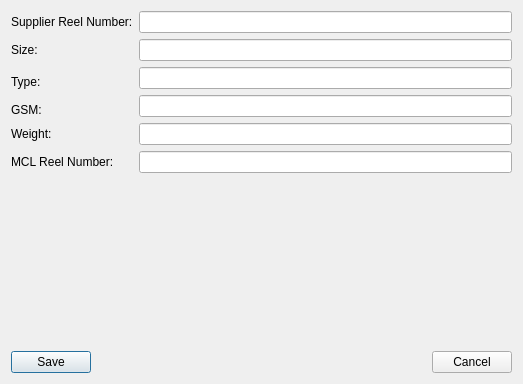
<?xml version="1.0" encoding="UTF-8"?>
<ui version="4.0">
 <class>IMS_Reels</class>
 <widget class="QDialog" name="IMS_Reels">
  <property name="geometry">
   <rect>
    <x>0</x>
    <y>0</y>
    <width>523</width>
    <height>384</height>
   </rect>
  </property>
  <property name="windowTitle">
   <string>Reel Details</string>
  </property>
  <layout class="QVBoxLayout" name="verticalLayout">
   <item>
    <layout class="QGridLayout" name="gridLayout">
     <item row="0" column="1">
      <widget class="QLineEdit" name="txtSupplierReelNo"/>
     </item>
     <item row="0" column="0">
      <widget class="QLabel" name="label">
       <property name="text">
        <string>Supplier Reel Number:</string>
       </property>
      </widget>
     </item>
     <item row="2" column="1">
      <widget class="QLineEdit" name="txtType"/>
     </item>
     <item row="3" column="1" rowspan="2">
      <widget class="QLineEdit" name="txtGSM"/>
     </item>
     <item row="2" column="0" rowspan="2">
      <widget class="QLabel" name="label_3">
       <property name="text">
        <string>Type:</string>
       </property>
      </widget>
     </item>
     <item row="1" column="0">
      <widget class="QLabel" name="label_2">
       <property name="text">
        <string>Size:</string>
       </property>
      </widget>
     </item>
     <item row="1" column="1">
      <widget class="QLineEdit" name="txtSize"/>
     </item>
     <item row="4" column="0">
      <widget class="QLabel" name="label_4">
       <property name="text">
        <string>GSM:</string>
       </property>
      </widget>
     </item>
     <item row="5" column="0">
      <widget class="QLabel" name="label_5">
       <property name="text">
        <string>Weight:</string>
       </property>
      </widget>
     </item>
     <item row="5" column="1">
      <widget class="QLineEdit" name="txtWieght"/>
     </item>
     <item row="6" column="0">
      <widget class="QLabel" name="label_6">
       <property name="text">
        <string>MCL Reel Number:</string>
       </property>
      </widget>
     </item>
     <item row="6" column="1">
      <widget class="QLineEdit" name="txtMCLReelNo"/>
     </item>
    </layout>
   </item>
   <item>
    <spacer name="verticalSpacer">
     <property name="orientation">
      <enum>Qt::Vertical</enum>
     </property>
     <property name="sizeHint" stdset="0">
      <size>
       <width>20</width>
       <height>114</height>
      </size>
     </property>
    </spacer>
   </item>
   <item>
    <layout class="QHBoxLayout" name="horizontalLayout">
     <item>
      <widget class="QPushButton" name="cmdSave">
       <property name="text">
        <string>Save</string>
       </property>
      </widget>
     </item>
     <item>
      <spacer name="horizontalSpacer">
       <property name="orientation">
        <enum>Qt::Horizontal</enum>
       </property>
       <property name="sizeHint" stdset="0">
        <size>
         <width>40</width>
         <height>20</height>
        </size>
       </property>
      </spacer>
     </item>
     <item>
      <widget class="QPushButton" name="cmdCancel">
       <property name="text">
        <string>Cancel</string>
       </property>
      </widget>
     </item>
    </layout>
   </item>
  </layout>
 </widget>
 <tabstops>
  <tabstop>txtSupplierReelNo</tabstop>
  <tabstop>txtSize</tabstop>
  <tabstop>txtType</tabstop>
  <tabstop>txtGSM</tabstop>
  <tabstop>txtWieght</tabstop>
  <tabstop>txtMCLReelNo</tabstop>
  <tabstop>cmdSave</tabstop>
  <tabstop>cmdCancel</tabstop>
 </tabstops>
 <resources/>
 <connections>
  <connection>
   <sender>cmdCancel</sender>
   <signal>clicked()</signal>
   <receiver>IMS_Reels</receiver>
   <slot>reject()</slot>
   <hints>
    <hint type="sourcelabel">
     <x>290</x>
     <y>288</y>
    </hint>
    <hint type="destinationlabel">
     <x>290</x>
     <y>237</y>
    </hint>
   </hints>
  </connection>
 </connections>
</ui>
